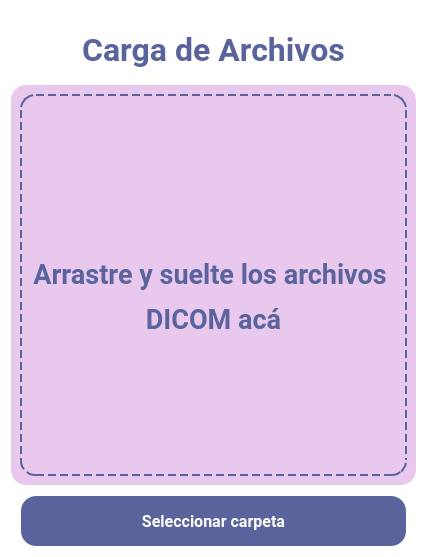
      <widget class="QWidget" name="pantallaAnadirArchivo">
       <property name="styleSheet">
        <string notr="true">
background-color: rgb(255, 255, 255);</string>
       </property>
       <layout class="QHBoxLayout" name="horizontalLayout_2">
        <item>
         <layout class="QVBoxLayout" name="verticalLayout_5">
          <item>
           <spacer name="verticalSpacer_5">
            <property name="orientation">
             <enum>Qt::Vertical</enum>
            </property>
            <property name="sizeType">
             <enum>QSizePolicy::Fixed</enum>
            </property>
            <property name="sizeHint" stdset="0">
             <size>
              <width>20</width>
              <height>20</height>
             </size>
            </property>
           </spacer>
          </item>
          <item>
           <widget class="QLabel" name="label">
            <property name="maximumSize">
             <size>
              <width>16777215</width>
              <height>50</height>
             </size>
            </property>
            <property name="palette">
             <palette>
              <active>
               <colorrole role="WindowText">
                <brush brushstyle="SolidPattern">
                 <color alpha="255">
                  <red>90</red>
                  <green>99</green>
                  <blue>156</blue>
                 </color>
                </brush>
               </colorrole>
               <colorrole role="Button">
                <brush brushstyle="SolidPattern">
                 <color alpha="255">
                  <red>255</red>
                  <green>255</green>
                  <blue>255</blue>
                 </color>
                </brush>
               </colorrole>
               <colorrole role="Text">
                <brush brushstyle="SolidPattern">
                 <color alpha="255">
                  <red>90</red>
                  <green>99</green>
                  <blue>156</blue>
                 </color>
                </brush>
               </colorrole>
               <colorrole role="ButtonText">
                <brush brushstyle="SolidPattern">
                 <color alpha="255">
                  <red>90</red>
                  <green>99</green>
                  <blue>156</blue>
                 </color>
                </brush>
               </colorrole>
               <colorrole role="Base">
                <brush brushstyle="SolidPattern">
                 <color alpha="255">
                  <red>255</red>
                  <green>255</green>
                  <blue>255</blue>
                 </color>
                </brush>
               </colorrole>
               <colorrole role="Window">
                <brush brushstyle="SolidPattern">
                 <color alpha="255">
                  <red>255</red>
                  <green>255</green>
                  <blue>255</blue>
                 </color>
                </brush>
               </colorrole>
              </active>
              <inactive>
               <colorrole role="WindowText">
                <brush brushstyle="SolidPattern">
                 <color alpha="255">
                  <red>90</red>
                  <green>99</green>
                  <blue>156</blue>
                 </color>
                </brush>
               </colorrole>
               <colorrole role="Button">
                <brush brushstyle="SolidPattern">
                 <color alpha="255">
                  <red>255</red>
                  <green>255</green>
                  <blue>255</blue>
                 </color>
                </brush>
               </colorrole>
               <colorrole role="Text">
                <brush brushstyle="SolidPattern">
                 <color alpha="255">
                  <red>90</red>
                  <green>99</green>
                  <blue>156</blue>
                 </color>
                </brush>
               </colorrole>
               <colorrole role="ButtonText">
                <brush brushstyle="SolidPattern">
                 <color alpha="255">
                  <red>90</red>
                  <green>99</green>
                  <blue>156</blue>
                 </color>
                </brush>
               </colorrole>
               <colorrole role="Base">
                <brush brushstyle="SolidPattern">
                 <color alpha="255">
                  <red>255</red>
                  <green>255</green>
                  <blue>255</blue>
                 </color>
                </brush>
               </colorrole>
               <colorrole role="Window">
                <brush brushstyle="SolidPattern">
                 <color alpha="255">
                  <red>255</red>
                  <green>255</green>
                  <blue>255</blue>
                 </color>
                </brush>
               </colorrole>
              </inactive>
              <disabled>
               <colorrole role="WindowText">
                <brush brushstyle="SolidPattern">
                 <color alpha="255">
                  <red>90</red>
                  <green>99</green>
                  <blue>156</blue>
                 </color>
                </brush>
               </colorrole>
               <colorrole role="Button">
                <brush brushstyle="SolidPattern">
                 <color alpha="255">
                  <red>255</red>
                  <green>255</green>
                  <blue>255</blue>
                 </color>
                </brush>
               </colorrole>
               <colorrole role="Text">
                <brush brushstyle="SolidPattern">
                 <color alpha="255">
                  <red>90</red>
                  <green>99</green>
                  <blue>156</blue>
                 </color>
                </brush>
               </colorrole>
               <colorrole role="ButtonText">
                <brush brushstyle="SolidPattern">
                 <color alpha="255">
                  <red>90</red>
                  <green>99</green>
                  <blue>156</blue>
                 </color>
                </brush>
               </colorrole>
               <colorrole role="Base">
                <brush brushstyle="SolidPattern">
                 <color alpha="255">
                  <red>255</red>
                  <green>255</green>
                  <blue>255</blue>
                 </color>
                </brush>
               </colorrole>
               <colorrole role="Window">
                <brush brushstyle="SolidPattern">
                 <color alpha="255">
                  <red>255</red>
                  <green>255</green>
                  <blue>255</blue>
                 </color>
                </brush>
               </colorrole>
              </disabled>
             </palette>
            </property>
            <property name="font">
             <font>
              <family>Roboto</family>
              <pointsize>24</pointsize>
              <weight>75</weight>
              <bold>true</bold>
             </font>
            </property>
            <property name="styleSheet">
             <string notr="true">color:#5A639C</string>
            </property>
            <property name="text">
             <string>Carga de Archivos</string>
            </property>
            <property name="alignment">
             <set>Qt::AlignCenter</set>
            </property>
           </widget>
          </item>
          <item>
           <spacer name="verticalSpacer_3">
            <property name="orientation">
             <enum>Qt::Vertical</enum>
            </property>
            <property name="sizeType">
             <enum>QSizePolicy::Fixed</enum>
            </property>
            <property name="sizeHint" stdset="0">
             <size>
              <width>20</width>
              <height>10</height>
             </size>
            </property>
           </spacer>
          </item>
          <item>
           <layout class="QHBoxLayout" name="horizontalLayout_3">
            <item>
             <widget class="QFrame" name="frame_24">
              <property name="minimumSize">
               <size>
                <width>0</width>
                <height>400</height>
               </size>
              </property>
              <property name="maximumSize">
               <size>
                <width>16777215</width>
                <height>2000</height>
               </size>
              </property>
              <property name="styleSheet">
               <string notr="true">background-color: #E8C9ED;
border-radius: 15px;</string>
              </property>
              <property name="frameShape">
               <enum>QFrame::NoFrame</enum>
              </property>
              <layout class="QVBoxLayout" name="verticalLayout_7">
               <item>
                <widget class="QFrame" name="frame_25">
                 <property name="minimumSize">
                  <size>
                   <width>10</width>
                   <height>0</height>
                  </size>
                 </property>
                 <property name="maximumSize">
                  <size>
                   <width>16777215</width>
                   <height>1000</height>
                  </size>
                 </property>
                 <property name="styleSheet">
                  <string notr="true">border: 2px dashed #5A639C;
border-radius: 15px;</string>
                 </property>
                 <property name="frameShape">
                  <enum>QFrame::NoFrame</enum>
                 </property>
                 <layout class="QGridLayout" name="gridLayout_2">
                  <item row="0" column="0">
                   <spacer name="verticalSpacer_6">
                    <property name="orientation">
                     <enum>Qt::Vertical</enum>
                    </property>
                    <property name="sizeType">
                     <enum>QSizePolicy::Minimum</enum>
                    </property>
                    <property name="sizeHint" stdset="0">
                     <size>
                      <width>20</width>
                      <height>40</height>
                     </size>
                    </property>
                   </spacer>
                  </item>
                  <item row="1" column="0">
                   <widget class="QPushButton" name="pushButton">
                    <property name="styleSheet">
                     <string notr="true">border: 2px dashed #E8C9ED;</string>
                    </property>
                    <property name="text">
                     <string/>
                    </property>
                    <property name="icon">
                     <iconset>
                      <normaloff>:/icons/Assets/icon_documentUpload.png</normaloff>:/icons/Assets/icon_documentUpload.png</iconset>
                    </property>
                    <property name="iconSize">
                     <size>
                      <width>160</width>
                      <height>160</height>
                     </size>
                    </property>
                   </widget>
                  </item>
                  <item row="2" column="0">
                   <widget class="QLabel" name="label_2">
                    <property name="font">
                     <font>
                      <family>Roboto</family>
                      <weight>75</weight>
                      <bold>true</bold>
                     </font>
                    </property>
                    <property name="styleSheet">
                     <string notr="true">border: 2px dashed #E8C9ED;</string>
                    </property>
                    <property name="text">
                     <string>&lt;html&gt;&lt;head/&gt;&lt;body&gt;&lt;p&gt;&lt;span style=&quot; font-size:20pt; color:#5a639c;&quot;&gt;Arrastre y suelte los archivos &lt;/span&gt;&lt;/p&gt;&lt;p&gt;&lt;span style=&quot; font-size:20pt; color:#5a639c;&quot;&gt;DICOM acá&lt;/span&gt;&lt;/p&gt;&lt;/body&gt;&lt;/html&gt;</string>
                    </property>
                    <property name="alignment">
                     <set>Qt::AlignCenter</set>
                    </property>
                   </widget>
                  </item>
                  <item row="3" column="0">
                   <spacer name="verticalSpacer_7">
                    <property name="orientation">
                     <enum>Qt::Vertical</enum>
                    </property>
                    <property name="sizeType">
                     <enum>QSizePolicy::Minimum</enum>
                    </property>
                    <property name="sizeHint" stdset="0">
                     <size>
                      <width>20</width>
                      <height>40</height>
                     </size>
                    </property>
                   </spacer>
                  </item>
                 </layout>
                </widget>
               </item>
              </layout>
             </widget>
            </item>
           </layout>
          </item>
          <item>
           <spacer name="verticalSpacer_4">
            <property name="orientation">
             <enum>Qt::Vertical</enum>
            </property>
            <property name="sizeType">
             <enum>QSizePolicy::Minimum</enum>
            </property>
            <property name="sizeHint" stdset="0">
             <size>
              <width>20</width>
              <height>5</height>
             </size>
            </property>
           </spacer>
          </item>
          <item>
           <layout class="QHBoxLayout" name="horizontalLayout_4">
            <item>
             <spacer name="horizontalSpacer">
              <property name="orientation">
               <enum>Qt::Horizontal</enum>
              </property>
              <property name="sizeType">
               <enum>QSizePolicy::Minimum</enum>
              </property>
              <property name="sizeHint" stdset="0">
               <size>
                <width>10</width>
                <height>20</height>
               </size>
              </property>
             </spacer>
            </item>
            <item>
             <widget class="QPushButton" name="archivoButton_carpeta">
              <property name="minimumSize">
               <size>
                <width>200</width>
                <height>50</height>
               </size>
              </property>
              <property name="font">
               <font>
                <family>Roboto</family>
                <pointsize>12</pointsize>
                <weight>75</weight>
                <bold>true</bold>
               </font>
              </property>
              <property name="cursor">
               <cursorShape>PointingHandCursor</cursorShape>
              </property>
              <property name="styleSheet">
               <string notr="true">background-color: rgb(90, 99, 156);
color:#ffffff;
border-radius:15px;</string>
              </property>
              <property name="text">
               <string>Seleccionar carpeta</string>
              </property>
             </widget>
            </item>
            <item>
             <spacer name="horizontalSpacer_3">
              <property name="orientation">
               <enum>Qt::Horizontal</enum>
              </property>
              <property name="sizeType">
               <enum>QSizePolicy::Minimum</enum>
              </property>
              <property name="sizeHint" stdset="0">
               <size>
                <width>10</width>
                <height>20</height>
               </size>
              </property>
             </spacer>
            </item>
           </layout>
          </item>
         </layout>
        </item>
       </layout>
      </widget>
